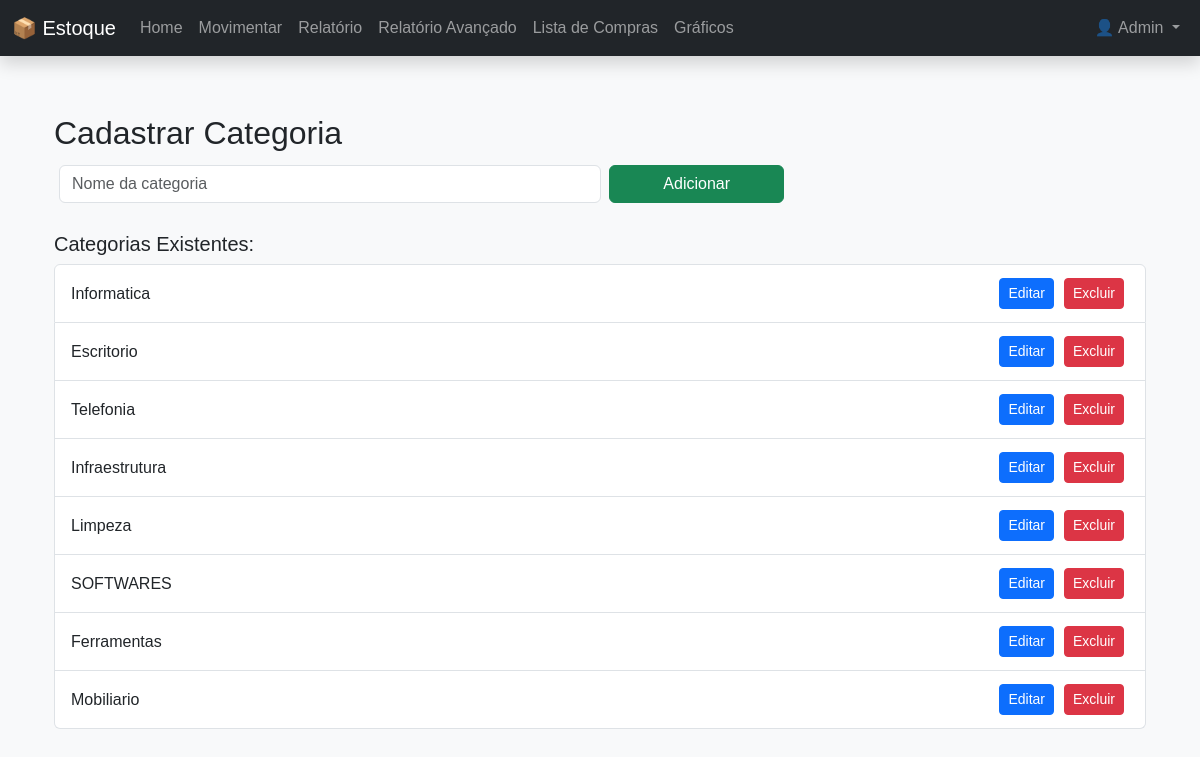
Before: /categorias (signed in) with the older database file.
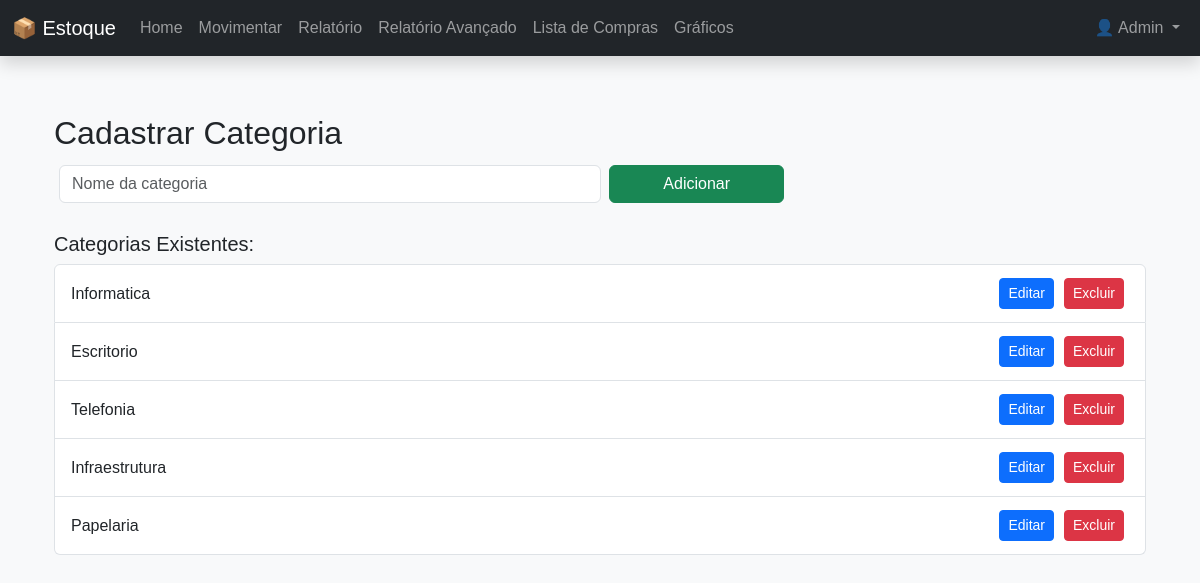
After: the same page with the newer database file.
### models.py (models this page shows)
class Categoria(db.Model):
    id = db.Column(db.Integer, primary_key=True)
    nome = db.Column(db.String(50), nullable=False, unique=True)
    produtos = db.relationship('Produto', backref='categoria', lazy=True)

### app.py (the view, shortened to what this page needs)
@app.route('/categorias', methods=['GET', 'POST'])
@login_required
def categorias():
    if not current_user.is_admin:
        flash("Acesso restrito ao administrador.")
        return redirect(url_for('index'))
    categorias = Categoria.query.all()
    return render_template('categorias.html', categorias=categorias)

### app.py (called while the page is built)
@login_manager.user_loader
def load_user(user_id):
    return Usuario.query.get(int(user_id))

### models.py (called while the page is built)
    @property
    def is_admin(self):
        return self.tipo == 'admin'

### templates/categorias.html (shortened to what this page needs)
{% extends 'base.html' %}
{% block content %}
<div class="container mt-4">
  <h2>Cadastrar Categoria</h2>
  <form method="POST" class="row g-2 mb-4">
    <div class="col-md-6">
      <input type="text" name="nome" class="form-control" placeholder="Nome da categoria" required>
    </div>
    <div class="col-md-2">
      <button type="submit" class="btn btn-success w-100">Adicionar</button>
    </div>
  </form>
  <h5>Categorias Existentes:</h5>
  <ul class="list-group">
    {% for cat in categorias %}
      <li class="list-group-item d-flex justify-content-between align-items-center">
        {{ cat.nome }}
        <div class="btn-group">
          <form method="GET" action="{{ url_for('editar_categoria', id=cat.id) }}" style="display:inline;">
                <button type="submit" class="btn btn-sm btn-primary">Editar</button>
          </form>
          <form method="POST" action="{{ url_for('excluir_categoria', id=cat.id) }}" onsubmit="return confirm('Tem certeza que deseja excluir esta categoria?')">
            <button type="submit" class="btn btn-sm btn-danger">Excluir</button>
          </form>
        </div>
      </li>
    {% endfor %}
  </ul>
</div>
{% endblock %}

Changed rows visible on the page:
removed Categoria: nome "SOFTWARES"
removed Categoria: nome "Ferramentas"
removed Categoria: nome "Mobiliario"
changed Categoria: nome "Limpeza" → "Papelaria"
